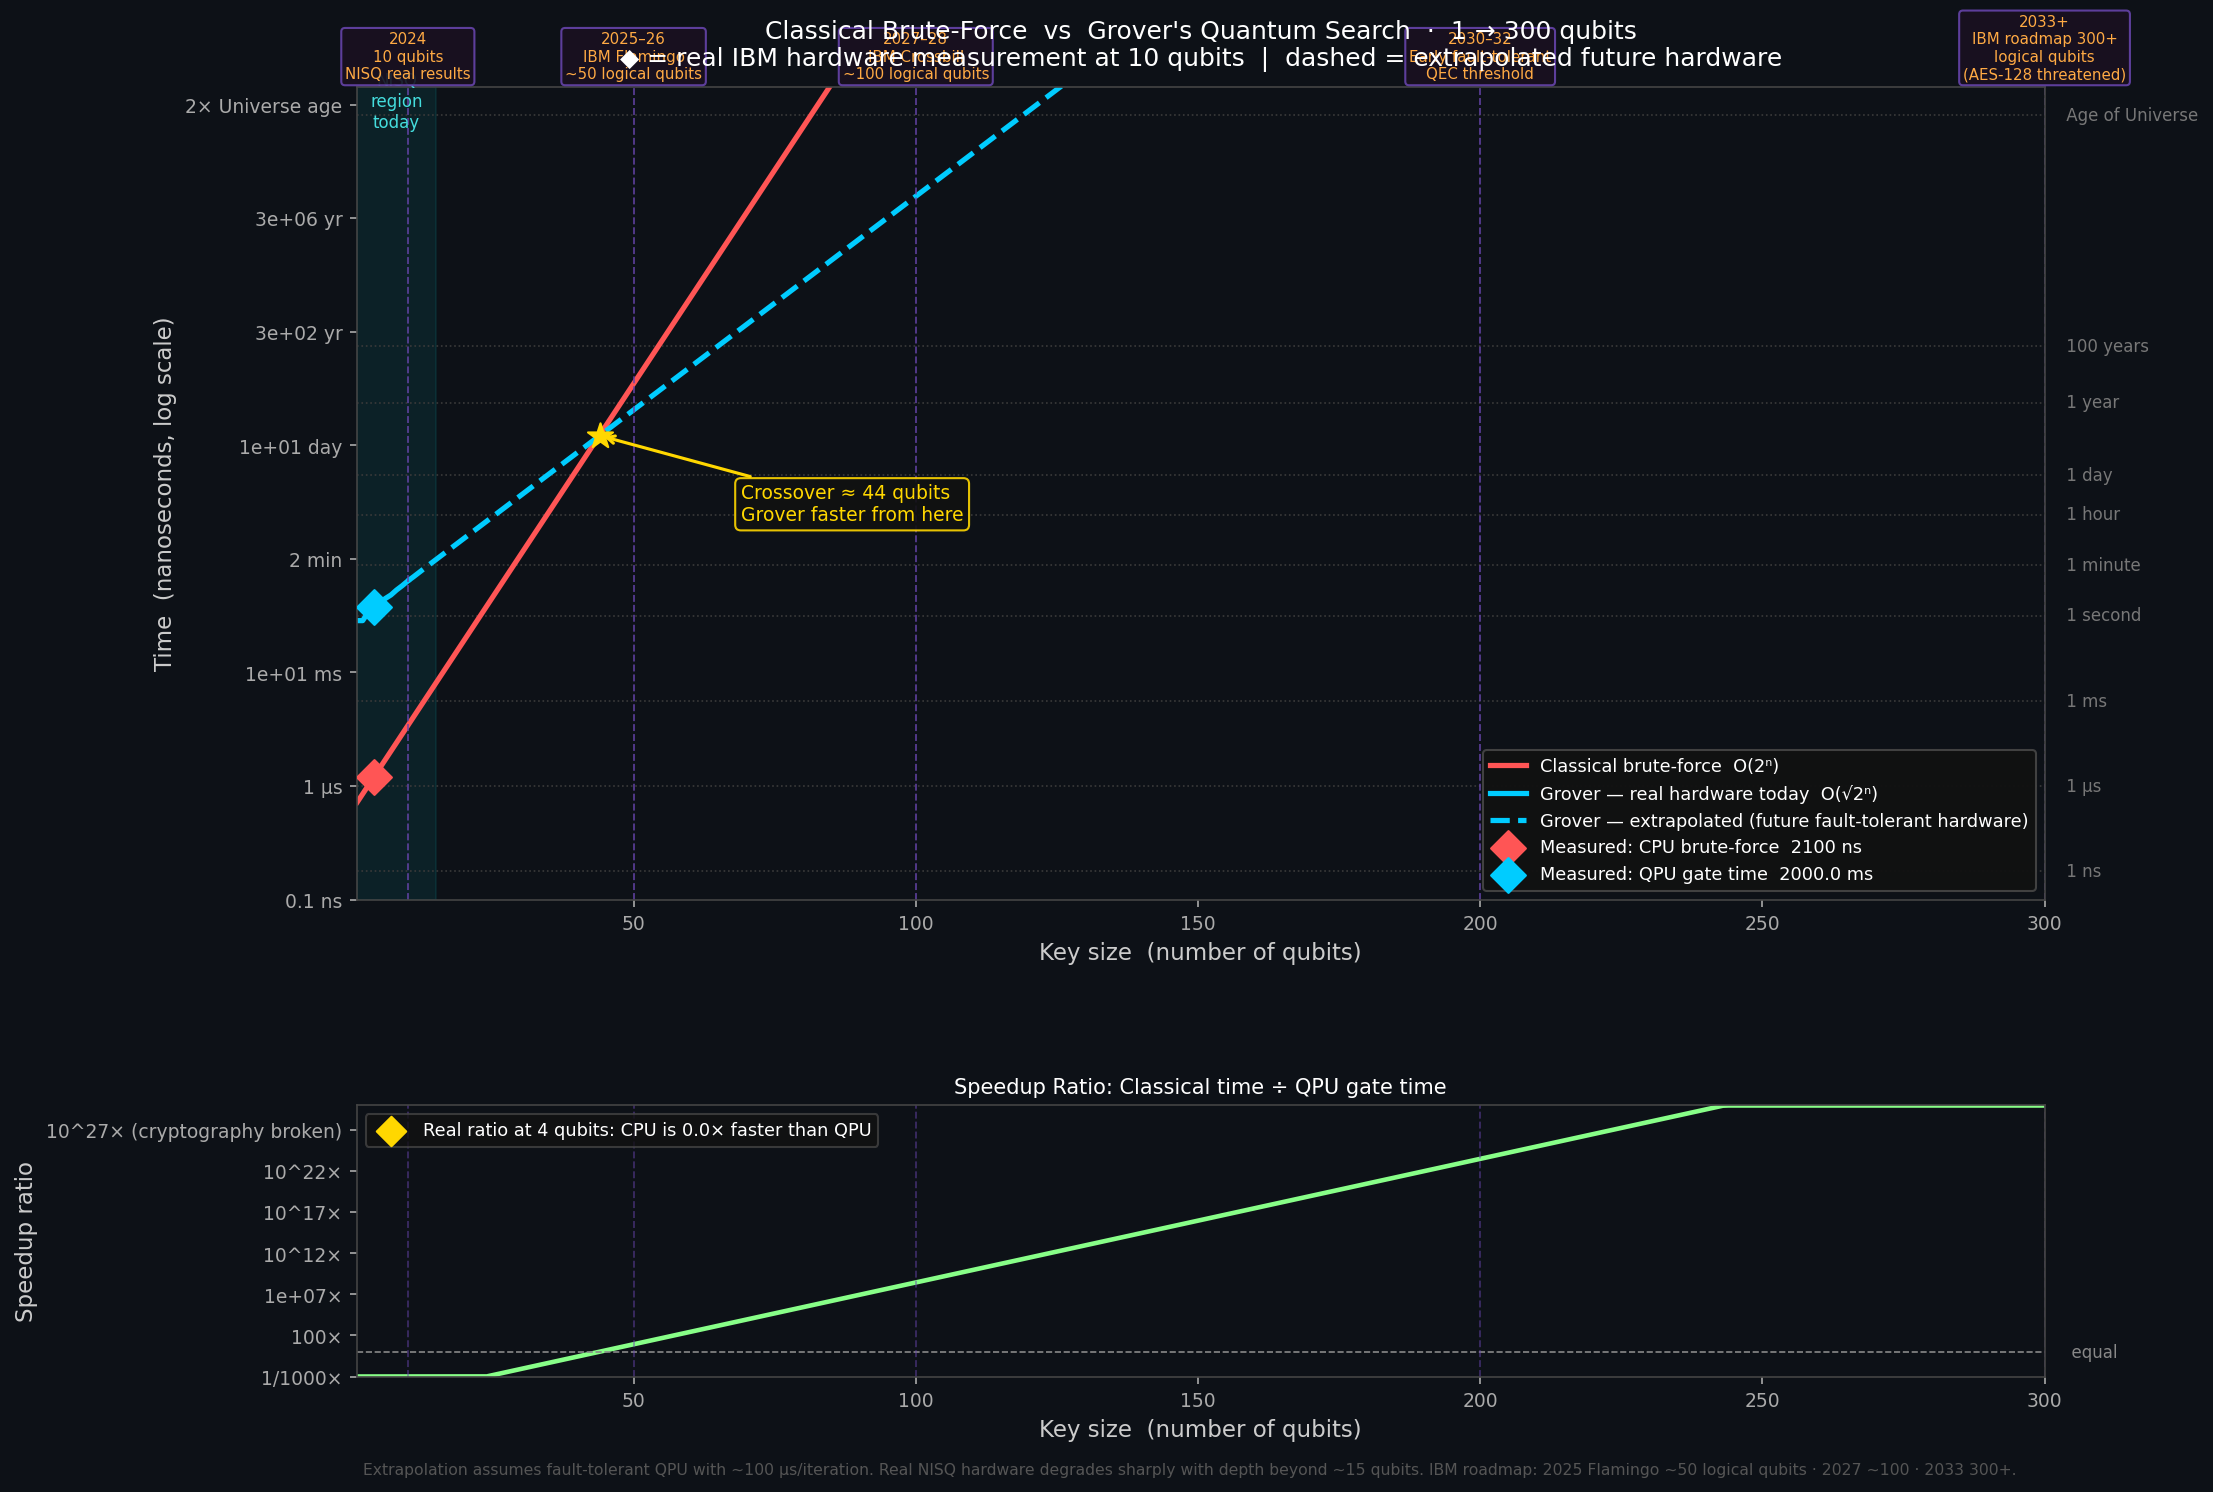

Recreate this plot in Python.
"""
quantum_scaling.py — Scaling diagram: Classical O(N) vs Grover O(√N)

Standalone:
    python quantum_scaling.py

Called from testQuantumVsClassical.py with real measured values:
    python quantum_scaling.py --classical_ns 850 --qpu_seconds 0.003 --real_qbits 10
"""

import argparse
import math
import numpy as np
import matplotlib
matplotlib.use('Agg')
import matplotlib.pyplot as plt
import matplotlib.ticker as ticker

# =============================================================================
# CLI args
# =============================================================================
parser = argparse.ArgumentParser()
parser.add_argument('--classical_ns', type=float, default=850.0)
parser.add_argument('--qpu_seconds',  type=float, default=0.003)
parser.add_argument('--real_qbits',   type=int,   default=10)
args = parser.parse_args()

REAL_QBITS   = args.real_qbits
CLASSICAL_NS = args.classical_ns
QPU_SECONDS  = args.qpu_seconds

# =============================================================================
# Scaling — anchor both curves to the real 10-qubit measurement
# =============================================================================
N_real            = 2 ** REAL_QBITS
grover_iters_real = math.floor(math.pi / 4 * math.sqrt(float(N_real)))

classical_ns_per_op = CLASSICAL_NS / N_real
qpu_ns_per_iter     = (QPU_SECONDS * 1e9) / grover_iters_real if QPU_SECONDS > 0 else 1e5

def classical_ns(n):
    return classical_ns_per_op * (2.0 ** n)

def grover_ns(n):
    iters = max(1, math.floor(math.pi / 4 * math.sqrt(2.0 ** n)))
    return qpu_ns_per_iter * iters

qbits = np.arange(1, 301)
c_arr = np.array([classical_ns(n) for n in qbits])
g_arr = np.array([grover_ns(n)    for n in qbits])

# Crossover
crossover_q = None
for i in range(1, len(qbits)):
    if g_arr[i] < c_arr[i] and g_arr[i-1] >= c_arr[i-1]:
        crossover_q = int(qbits[i])
        break

# =============================================================================
# Time reference lines  (in nanoseconds)
# =============================================================================
NS   = 1.0
US   = 1e3
MS   = 1e6
SEC  = 1e9
MIN  = 60   * SEC
HOUR = 3600 * SEC
DAY  = 24   * HOUR
YEAR = 365.25 * DAY
AGE  = 13.8e9 * YEAR          # age of universe in ns  ≈ 4.35e26

time_refs = [
    (NS,   "1 ns"),
    (US,   "1 µs"),
    (MS,   "1 ms"),
    (SEC,  "1 second"),
    (MIN,  "1 minute"),
    (HOUR, "1 hour"),
    (DAY,  "1 day"),
    (YEAR, "1 year"),
    (100*YEAR, "100 years"),
    (AGE,  "Age of Universe"),
]

# =============================================================================
# Roadmap milestones  (x = qubit count, just for vertical lines)
# =============================================================================
milestones = [
    (10,  "2024\n10 qubits\nNISQ real results"),
    (50,  "2025–26\nIBM Flamingo\n~50 logical qubits"),
    (100, "2027–28\nIBM Crossbill\n~100 logical qubits"),
    (200, "2030–32\nEarly fault-tolerant\nQEC threshold"),
    (300, "2033+\nIBM roadmap 300+\nlogical qubits\n(AES-128 threatened)"),
]

# =============================================================================
# Figure layout
# =============================================================================
fig = plt.figure(figsize=(15, 10), facecolor='#0d1117')
gs  = fig.add_gridspec(2, 1, height_ratios=[3, 1], hspace=0.38,
                       left=0.07, right=0.82, top=0.93, bottom=0.07)
ax_main  = fig.add_subplot(gs[0])
ax_ratio = fig.add_subplot(gs[1])

DARK   = '#0d1117'
RED    = '#ff5555'
CYAN   = '#00ccff'
YELLOW = '#ffd700'
AMBER  = '#ffaa44'
GREY   = '#888888'

for ax in (ax_main, ax_ratio):
    ax.set_facecolor(DARK)
    for sp in ax.spines.values():
        sp.set_edgecolor('#444')
    ax.tick_params(colors='#aaa', labelsize=9)

# =============================================================================
# Y-axis limits: 0.1 ns  →  10× age of universe
# Anything that goes off the top just hits the edge — that IS the point.
# =============================================================================
Y_MIN = 0.1          # 0.1 ns
Y_MAX = AGE * 10     # 10× age of universe  ≈ 4.35e27 ns

# ── MAIN CHART ───────────────────────────────────────────────────────────────
ax = ax_main

# NISQ shading
ax.axvspan(1, 15, alpha=0.07, color='cyan', zorder=0)
ax.text(8, Y_MAX * 0.3, "NISQ\nregion\ntoday",
        color='#4dd', fontsize=8, ha='center', va='center')

# Curves — clip so they don't exceed Y_MAX visually
c_plot = np.clip(c_arr, Y_MIN, Y_MAX * 2)
g_plot = np.clip(g_arr, Y_MIN, Y_MAX * 2)

ax.semilogy(qbits, c_plot, color=RED,  linewidth=2.5, clip_on=True,
            label='Classical brute-force  O(2ⁿ)')
ax.semilogy(qbits[:10], g_plot[:10], color=CYAN, linewidth=2.5, clip_on=True,
            label='Grover — real hardware today  O(√2ⁿ)')
ax.semilogy(qbits[9:],  g_plot[9:],  color=CYAN, linewidth=2.5, linestyle='--', clip_on=True,
            label='Grover — extrapolated (future fault-tolerant hardware)')

# Real measured points
ax.scatter([REAL_QBITS], [CLASSICAL_NS],
           color=RED, s=140, zorder=6, marker='D',
           label=f'Measured: CPU brute-force  {CLASSICAL_NS:.0f} ns')
if QPU_SECONDS > 0:
    ax.scatter([REAL_QBITS], [QPU_SECONDS * 1e9],
               color=CYAN, s=140, zorder=6, marker='D',
               label=f'Measured: QPU gate time  {QPU_SECONDS*1000:.1f} ms')

# Crossover annotation
if crossover_q:
    cy = grover_ns(crossover_q)
    cy_clipped = min(cy, Y_MAX * 0.5)
    ax.scatter([crossover_q], [cy_clipped], color=YELLOW, s=160, zorder=7, marker='*')
    ax.annotate(f'Crossover ≈ {crossover_q} qubits\nGrover faster from here',
                xy=(crossover_q, cy_clipped),
                xytext=(crossover_q + 25, cy_clipped * 1e-3),
                color=YELLOW, fontsize=9,
                arrowprops=dict(arrowstyle='->', color=YELLOW, lw=1.5),
                bbox=dict(boxstyle='round,pad=0.3', fc='#111', ec=YELLOW, alpha=0.9))

# Time reference lines — right-hand side labels
for val, label in time_refs:
    if Y_MIN <= val <= Y_MAX:
        ax.axhline(val, color='#3a3a3a', linewidth=0.8, linestyle=':', zorder=1)
        ax.text(303, val, f' {label}', color='#777', fontsize=8,
                va='center', clip_on=False)

# Milestone vertical lines + top labels
for q, desc in milestones:
    ax.axvline(q, color='#6644aa', linewidth=0.9, linestyle='--', alpha=0.8, zorder=2)
    ax.text(q, Y_MAX * 1.5, desc,
            color=AMBER, fontsize=7.2, ha='center', va='bottom',
            rotation=0, clip_on=False,
            bbox=dict(boxstyle='round,pad=0.25', fc='#1a1020', ec='#6644aa', alpha=0.9))

ax.set_xlim(1, 300)
ax.set_ylim(Y_MIN, Y_MAX)
ax.set_xlabel('Key size  (number of qubits)', color='#ccc', fontsize=11)
ax.set_ylabel('Time  (nanoseconds, log scale)', color='#ccc', fontsize=11)
ax.set_title(
    'Classical Brute-Force  vs  Grover\'s Quantum Search  ·  1 → 300 qubits\n'
    '◆ = real IBM hardware measurement at 10 qubits  |  dashed = extrapolated future hardware',
    color='white', fontsize=12, pad=10
)
ax.legend(loc='lower right', facecolor='#111', edgecolor='#444',
          labelcolor='white', fontsize=8.5, framealpha=0.95)

# Custom y-axis tick labels
def ns_formatter(val, _):
    if   val >= AGE:         return f'{val/AGE:.0f}× Universe age'
    elif val >= YEAR:        return f'{val/YEAR:.0g} yr'
    elif val >= DAY:         return f'{val/DAY:.0g} day'
    elif val >= HOUR:        return f'{val/HOUR:.0g} hr'
    elif val >= MIN:         return f'{val/MIN:.0g} min'
    elif val >= SEC:         return f'{val/SEC:.0g} s'
    elif val >= MS:          return f'{val/MS:.0g} ms'
    elif val >= US:          return f'{val/US:.0g} µs'
    else:                    return f'{val:.0g} ns'

ax.yaxis.set_major_formatter(ticker.FuncFormatter(ns_formatter))

# ── RATIO CHART ──────────────────────────────────────────────────────────────
ax2 = ax_ratio

ratio = np.where(g_arr > 0, c_arr / g_arr, np.nan)
ratio_clipped = np.clip(ratio, 1e-3, 1e30)

ax2.semilogy(qbits, ratio_clipped, color='#88ff88', linewidth=2.2, clip_on=True)
ax2.axhline(1, color=GREY, linewidth=0.8, linestyle='--')
ax2.text(303, 1, '  equal', color=GREY, fontsize=8, va='center', clip_on=False)

if QPU_SECONDS > 0:
    real_ratio = CLASSICAL_NS / (QPU_SECONDS * 1e9)
    ax2.scatter([REAL_QBITS], [real_ratio], color=YELLOW, s=100, zorder=5, marker='D',
                label=f'Real ratio at {REAL_QBITS} qubits: CPU is {real_ratio:.1f}× faster than QPU')
    ax2.legend(loc='upper left', facecolor='#111', edgecolor='#444',
               labelcolor='white', fontsize=8.5)

for q, _ in milestones:
    ax2.axvline(q, color='#6644aa', linewidth=0.9, linestyle='--', alpha=0.5)

ax2.set_xlim(1, 300)
ax2.set_ylim(1e-3, 1e30)
ax2.set_xlabel('Key size  (number of qubits)', color='#ccc', fontsize=11)
ax2.set_ylabel('Speedup ratio', color='#ccc', fontsize=11)
ax2.set_title('Speedup Ratio: Classical time ÷ QPU gate time',
              color='white', fontsize=10)

def ratio_formatter(val, _):
    if   val >= 1e24: return f'10^{int(round(math.log10(val)))}× (cryptography broken)'
    elif val >= 1e12: return f'10^{int(round(math.log10(val)))}×'
    elif val >= 1e6:  return f'{val:.0e}×'
    elif val >= 1:    return f'{val:.0f}×'
    else:             return f'1/{1/val:.0f}×'

ax2.yaxis.set_major_formatter(ticker.FuncFormatter(ratio_formatter))

# =============================================================================
# Footer
# =============================================================================
fig.text(
    0.44, 0.005,
    'Extrapolation assumes fault-tolerant QPU with ~100 µs/iteration. '
    'Real NISQ hardware degrades sharply with depth beyond ~15 qubits. '
    'IBM roadmap: 2025 Flamingo ~50 logical qubits · 2027 ~100 · 2033 300+.',
    ha='center', color='#555', fontsize=7.5
)

plt.savefig('quantum_scaling.png', dpi=150, bbox_inches='tight',
            facecolor=DARK, format='png')
plt.close()
print("quantum_scaling.png saved.")
